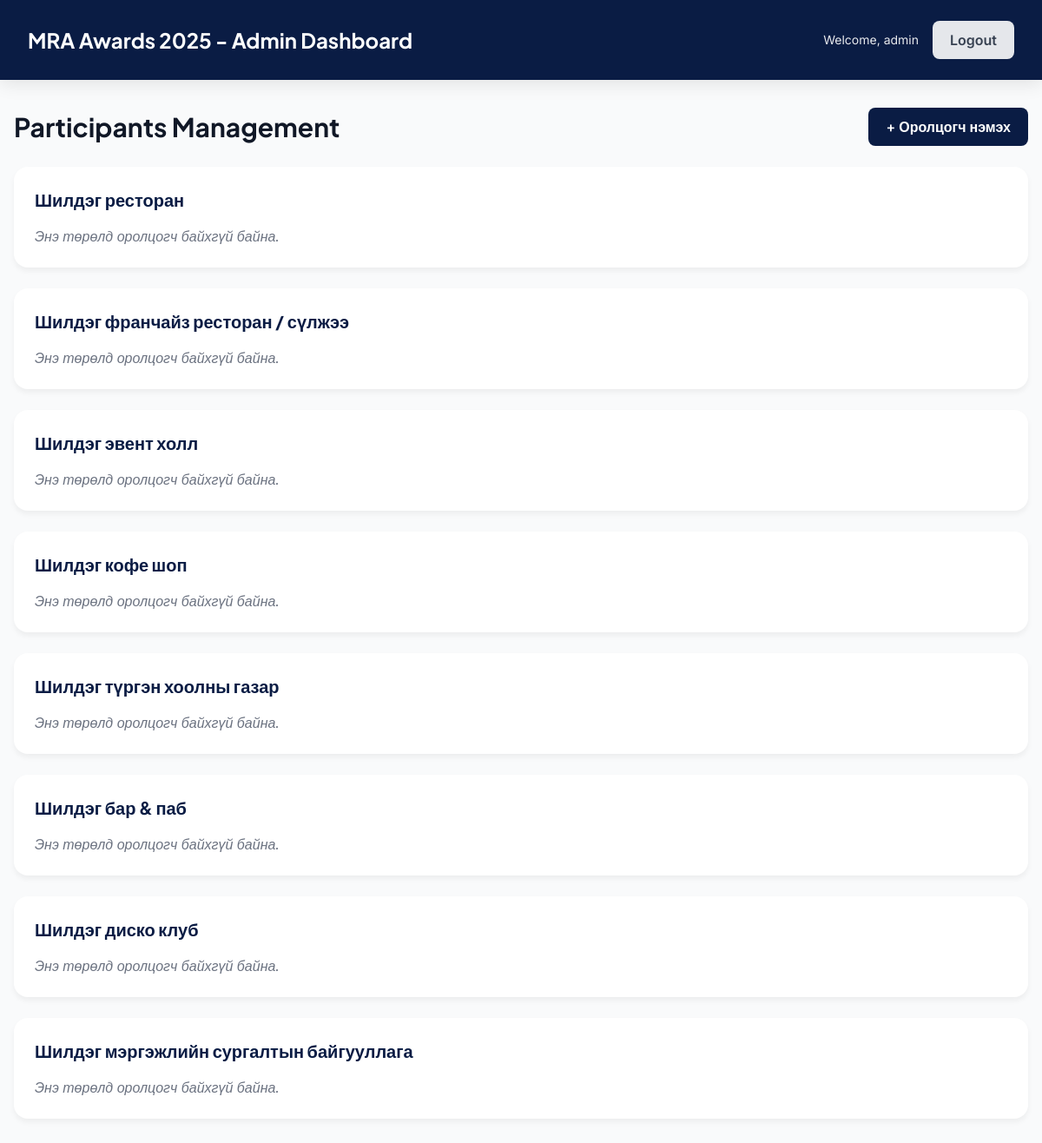
Page /admin/dashboard.php (signed in) on the committed database.
### tables this page shows
CREATE TABLE IF NOT EXISTS categories (
    id INT PRIMARY KEY AUTO_INCREMENT,
    name VARCHAR(255) NOT NULL,
    slug VARCHAR(100) NOT NULL UNIQUE,
    created_at TIMESTAMP DEFAULT CURRENT_TIMESTAMP
);

### includes/functions.php (called while the page is built, shortened)
<?php
function getCategories() {
    $pdo = getDB();
    $stmt = $pdo->query("SELECT * FROM categories ORDER BY id ASC");
    return $stmt->fetchAll();
}

### admin/dashboard.php (the view, shortened to what this page needs)
<?php
require_once __DIR__ . '/../includes/functions.php';
$categories = getCategories();
$participantsByCategory = [];
?>
<!DOCTYPE html>
<html lang="mn">
<head>
    <script src="https://cdn.tailwindcss.com"></script>
</head>
<body>
    <div class="header">
        <div class="flex justify-between items-center">
            <h1 class="text-2xl font-bold">MRA Awards 2025 - Admin Dashboard</h1>
            <div class="flex gap-4 items-center">
                <span class="text-sm opacity-90">Welcome, <?php echo htmlspecialchars($_SESSION['admin_username']); ?></span>
                <a href="logout.php" class="btn btn-secondary">Logout</a>
            </div>
        </div>
    </div>
    <div class="container mx-auto px-4 py-8 max-w-7xl">
        <div class="flex justify-between items-center mb-6">
            <h2 class="text-3xl font-bold text-gray-900">Participants Management</h2>
            <button onclick="openAddModal()" class="btn btn-primary">+ Оролцогч нэмэх</button>
        </div>
        <?php foreach ($categories as $category): ?>
            <?php
            $catParticipants = $participantsByCategory[$category['id']]['participants'] ?? [];
            ?>
            <div class="card">
                <h3 class="text-xl font-bold text-gray-900 mb-4" style="color: #0a1c44;">
                    <?php echo htmlspecialchars($category['name']); ?>
                </h3>
                <?php if (empty($catParticipants)): ?>
                    <p class="text-gray-500 italic">Энэ төрөлд оролцогч байхгүй байна.</p>
                <?php endif; ?>
            </div>
        <?php endforeach; ?>
    </div>
</body>
</html>

### admin/dashboard.php (style rules this page uses)
* { margin: 0; padding: 0; box-sizing: border-box; }
body { font-family: 'Inter', sans-serif; background: #f9fafb; color: #1f2937; }
h1, h2, h3, h4, h5, h6 { font-family: 'Plus Jakarta Sans', sans-serif; font-weight: 700; }
.header { background: linear-gradient(135deg, #0a1c44 0%, #0a1c44 100%); color: white; padding: 1.5rem 2rem; box-shadow: 0 4px 20px rgba(0, 0, 0, 0.1); }
.card { background: white; border-radius: 1rem; padding: 1.5rem; box-shadow: 0 4px 6px rgba(0, 0, 0, 0.05); margin-bottom: 1.5rem; }
.btn { padding: 0.625rem 1.25rem; border-radius: 0.5rem; font-weight: 600; transition: all 0.3s ease; border: none; cursor: pointer; display: inline-flex; align-items: center; gap: 0.5rem; }
.btn-primary { background: #0a1c44; color: white; }
.btn-secondary { background: #e5e7eb; color: #374151; }

### rows in the picture
categories: name "Шилдэг ресторан"
categories: name "Шилдэг франчайз ресторан / сүлжээ"
categories: name "Шилдэг эвент холл"
categories: name "Шилдэг кофе шоп"
categories: name "Шилдэг түргэн хоолны газар"
categories: name "Шилдэг бар & паб"
categories: name "Шилдэг диско клуб"
categories: name "Шилдэг мэргэжлийн сургалтын байгууллага"

### other values in the picture
$_SESSION['admin_username'] "admin"
